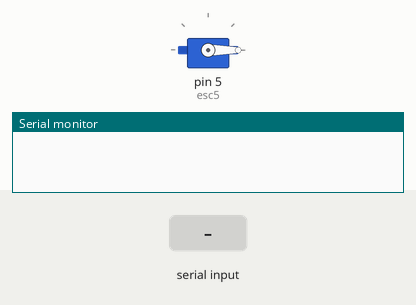
The sketch below on a simulated Arduino Uno, built with avr-gcc and run on an emulated ATmega328P. On the bench: servo, the last lines printed to the serial monitor. Inputs (shaded band) come from the test bench.

Above: at 2.2 s.
2.3 s: "1" received over the second serial link
At 3.2 s:
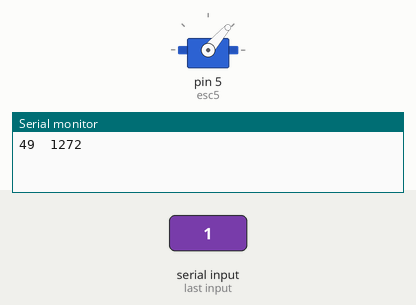
3.8 s: "0" received over the second serial link
At 4.7 s:
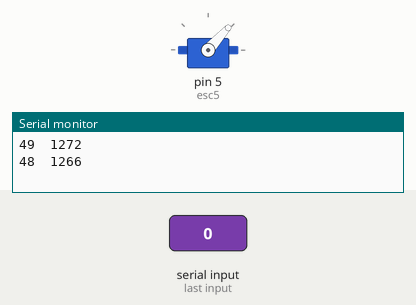
Timing chart, 0 to 6.8 s (numbered marks = the images above; inputs shaded):
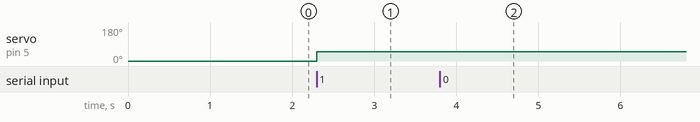

Measured:
- after the input at 2.3 s, servo on pin 5 (esc5): 0° → 49° at once
- after the input at 3.8 s, servo on pin 5 (esc5): 49° → 48° after 0.50 s

The sketch:

brushless.ino
```cpp
#include <SoftwareSerial.h>
#include <Servo.h>

Servo esc5;

SoftwareSerial bt(0,1);

void setup() {
  // put your setup code here, to run once:

  esc5.attach(5,1000,2000);
  esc5.writeMicroseconds(1000);
  delay(1000);

  bt.begin(9600);
  Serial.begin(9600);
}

void loop() {
  // put your main code here, to run repeatedly:
  int val;
  if(bt.available())
  {
    val = bt.read();
    Serial.print(val);
    Serial.print("  ");
    val = map(val,0,180,1000,2000);
    Serial.print(val);
    Serial.print(" \n");


    esc5.writeMicroseconds(val);
    delay(2000);
  }
}
```
